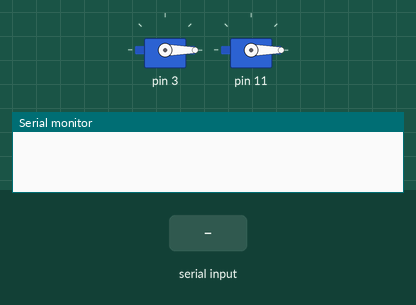
This sketch was run on a simulated Arduino Uno, built with avr-gcc and run on an emulated ATmega328P. Parts: 2 × servo, the last lines printed to the serial monitor. The inputs (shaded band) are chosen by the test bench.

Above: at 1.2 s.
1.3 s: "90,45\n" received over Serial
At 2.5 s:
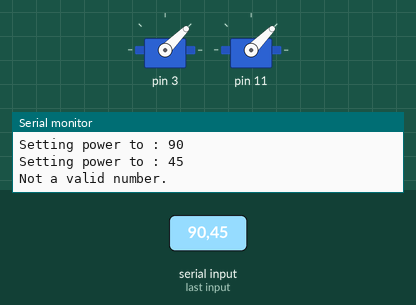
2.8 s: "30,150\n" received over Serial
At 3.8 s:
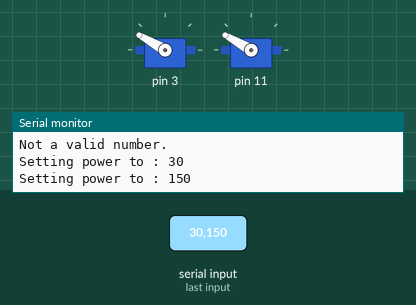
4.3 s: "90\n" received over Serial
At 4.9 s:
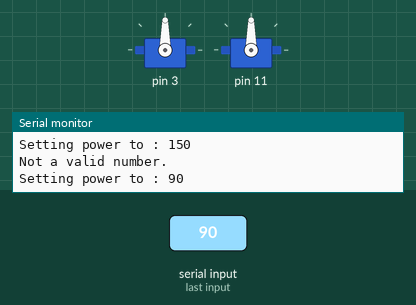
Timing chart, 0 to 7.3 s (numbered marks = the images above; inputs shaded):
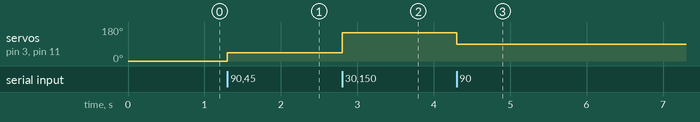

The sketch:

motor_testing.ino
```cpp
#include <Servo.h>

int power;

Servo motor [2];

int startTime = 0;

const int DELAY = 3000;

void setup(){
  motor[0].attach(3);
  motor[1].attach(11);
  Serial.begin(57600);
}

void loop(){
  if (Serial.available() > 0){
     int i = Serial.parseInt();

     if ( i > 0 && i < 180){
       power = i;
       Serial.print("Setting power to : ");
       Serial.println(power);
     } else { Serial.println("Not a valid number."); }
  }
     motor[0].write(power);
     motor[1].write(power);
}
```

Measured:
- after the input at 1.3 s, servo on pin 3, servo on pin 11: 0° → 45° at once
- after the input at 2.8 s, servo on pin 3, servo on pin 11: 45° → 150° at once
- after the input at 4.3 s, servo on pin 3, servo on pin 11: 150° → 90° at once
